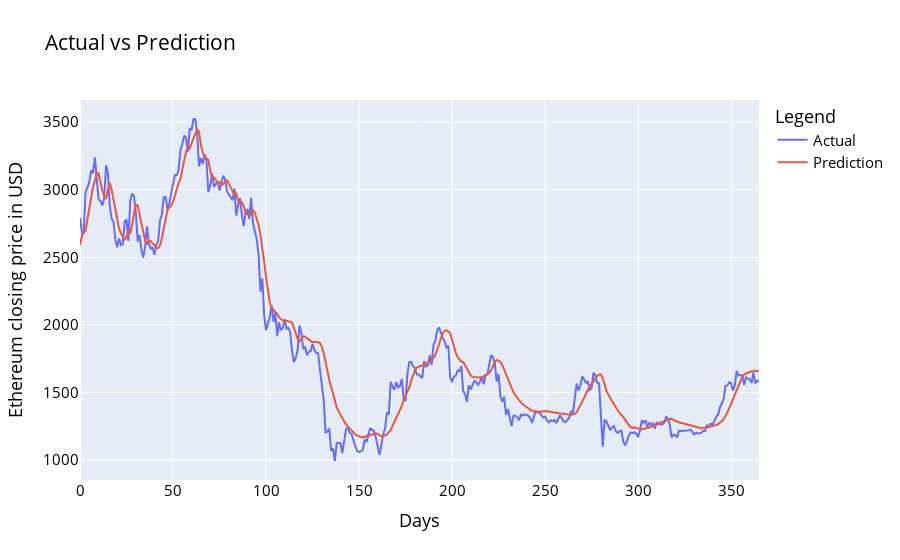

Write notebook code for a chart like this one.
### Code cell
df_plot = pd.DataFrame({ 'Actual': original_ytest.squeeze(), 'Prediction':prediction_bilstm.squeeze() })
import plotly.express as px
fig = px.line(df_plot, x=df_plot.index.values, y=df_plot.columns,
              title='custom tick labels')
fig.update_layout(title_text='Actual vs Prediction', 
                   font_size=15, font_color='black', legend_title_text='Legend')
fig.update_xaxes(title='Days')
fig.update_yaxes(title='Ethereum closing price in USD')
fig.show()

### Figure 1 — Plotly figure (JSON) as saved in the notebook; plotly's stock layout.template omitted (floating-point values rounded to 4 significant figures; data arrays with more than 128 entries replaced by an {"elided": "..."} marker saying what was removed)
{"data": [{"hovertemplate": "variable=Actual<br>x=%{x}<br>value=%{y}<extra></extra>", "legendgroup": "Actual", "line": {"color": "#636efa", "dash": "solid"}, "marker": {"symbol": "circle"}, "mode": "lines", "name": "Actual", "orientation": "v", "showlegend": true, "type": "scatter", "x": {"elided": "366 int values"}, "xaxis": "x", "y": {"elided": "366 float values"}, "yaxis": "y"}, {"hovertemplate": "variable=Prediction<br>x=%{x}<br>value=%{y}<extra></extra>", "legendgroup": "Prediction", "line": {"color": "#EF553B", "dash": "solid"}, "marker": {"symbol": "circle"}, "mode": "lines", "name": "Prediction", "orientation": "v", "showlegend": true, "type": "scatter", "x": {"elided": "366 int values"}, "xaxis": "x", "y": {"elided": "366 float values"}, "yaxis": "y"}], "layout": {"font": {"color": "black", "size": 15}, "legend": {"title": {"text": "Legend"}, "tracegroupgap": 0}, "title": {"text": "Actual vs Prediction"}, "xaxis": {"anchor": "y", "domain": [0, 1], "title": {"text": "Days"}}, "yaxis": {"anchor": "x", "domain": [0, 1], "title": {"text": "Ethereum closing price in USD"}}}}
